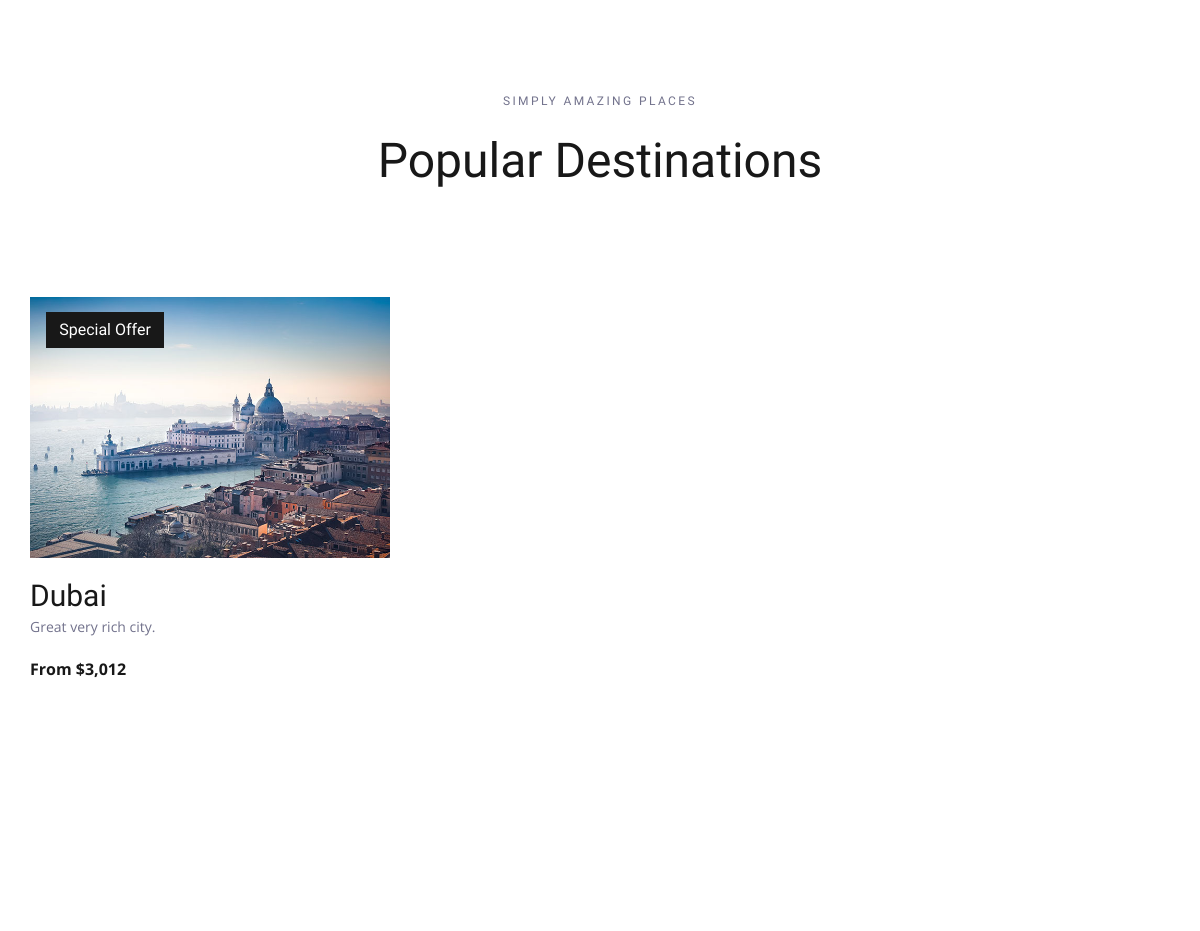
Before: / (middle part) with the older database file.
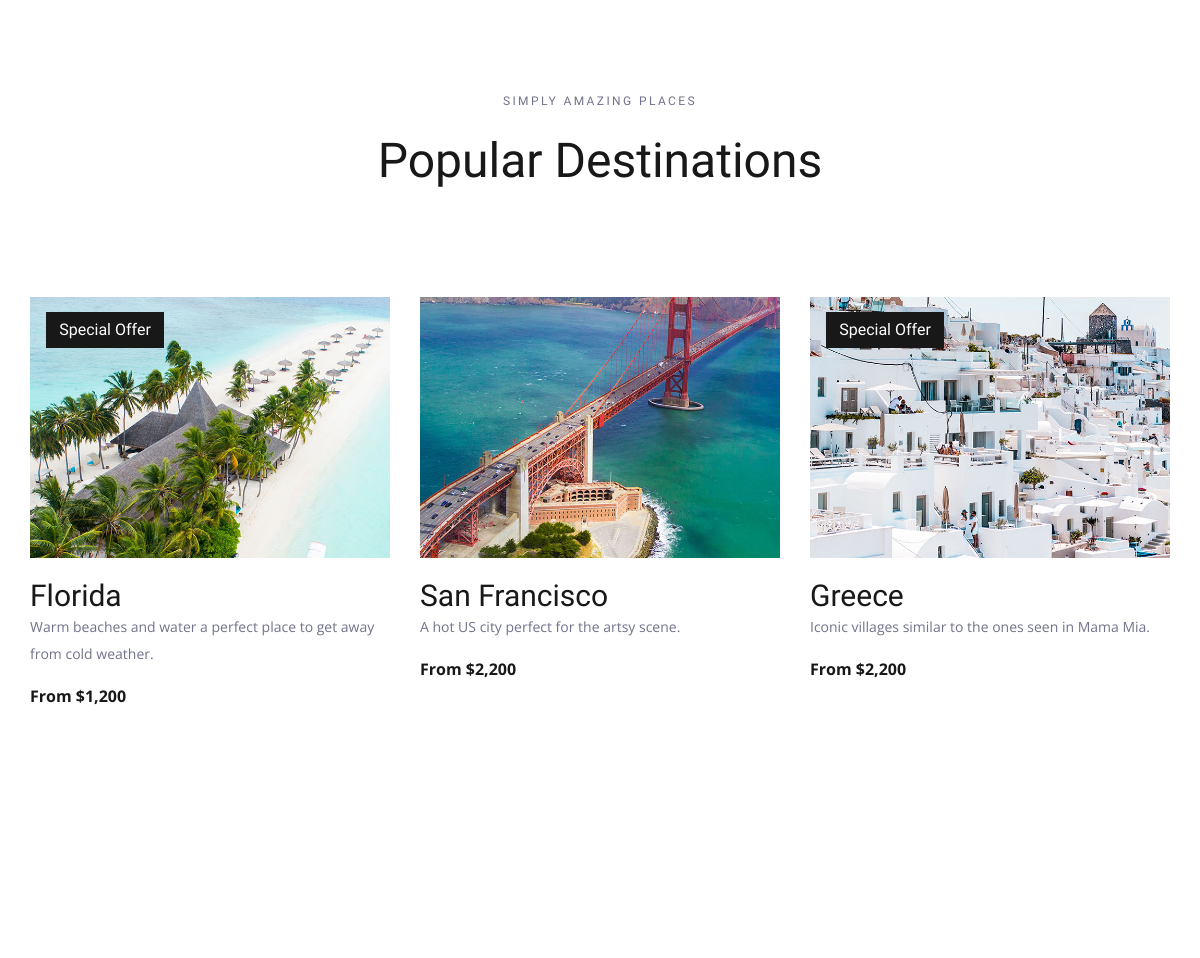
After: the same page with the newer database file.
### travello/models.py (models this page shows)
class Destinations(models.Model):
    name = models.CharField(max_length=100)
    img = models.ImageField(upload_to='pcs')
    desc = models.TextField()
    price = models.CharField(max_length=10)
    offer = models.BooleanField(default=False)

### travello/views.py (the view)
# urls.py: path("", views.index, name="index"),
def index(request):
    dest = Destinations.objects.all()
    return render(request, "index.html", {'dests': dest})

### Templates/index.html (shortened to what this page needs)
<!DOCTYPE html>
<html lang="en">
<head>
{% load static %}
<link rel="stylesheet" type="text/css" href="{% static 'styles/bootstrap4/bootstrap.min.css'%}">
<link href="{% static 'plugins/font-awesome-4.7.0/css/font-awesome.min.css'%}" rel="stylesheet" type="text/css">
<link rel="stylesheet" type="text/css" href="{% static 'plugins/OwlCarousel2-2.2.1/owl.carousel.css'%}">
<link rel="stylesheet" type="text/css" href="{% static 'plugins/OwlCarousel2-2.2.1/owl.theme.default.css'%}">
<link rel="stylesheet" type="text/css" href="{% static 'plugins/OwlCarousel2-2.2.1/animate.css'%}">
<link rel="stylesheet" type="text/css" href="{% static 'styles/main_styles.css'%}">
<link rel="stylesheet" type="text/css" href="{% static 'styles/responsive.css'%}">
</head>
<body>
<div class="super_container">
	<div class="destinations" id="destinations">
		<div class="container">
			<div class="row">
				<div class="col text-center">
					<div class="section_subtitle">simply amazing places</div>
					<div class="section_title"><h2>Popular Destinations</h2></div>
				</div>
			</div>
			<div class="row destinations_row">
				<div class="col">
					<div class="destinations_container item_grid">
						{% for dest in dests %}
						<div class="destination item">
							<div class="destination_image">
								<img src="{{dest.img.url}}">
								{% if dest.offer %}
								<div class="spec_offer text-center"><a href="services">Special Offer</a></div>
								{% endif %}
							</div>
							<div class="destination_content">
								<div class="destination_title"><a href="services">{{dest.name}}</a></div>
								<div class="destination_subtitle"><p>{{dest.desc}}</p></div>
								<div class="destination_price">From ${{dest.price}}</div>
							</div>
						</div>
						{% endfor %}
					</div>
				</div>
			</div>
		</div>
	</div>
	<div class="testimonials" id="testimonials">
		<div class="parallax_background parallax-window" data-parallax="scroll" data-image-src="{% static 'images/testimonials.jpg' %}" data-speed="0.8"></div>
	</div>
</div>
</body>
</html>

### static/styles/main_styles.css (style rules this page uses)
* { margin: 0; padding: 0; -webkit-font-smoothing: antialiased; -webkit-text-shadow: rgba(0,0,0,.01) 0 0 1px; text-shadow: rgba(0,0,0,.01) 0 0 1px; }
body { font-family: 'Open Sans', sans-serif; font-size: 14px; font-weight: 400; background: #FFFFFF; color: #a5a5a5; }
div { display: block; position: relative; -webkit-box-sizing: border-box; -moz-box-sizing: border-box; box-sizing: border-box; }
p { font-family: 'Open Sans', sans-serif; font-size: 14px; line-height: 1.9285; font-weight: 400; color: #72728c; -webkit-font-smoothing: antialiased; -webkit-text-shadow: rgba(0,0,0,.01) 0 0 1px; text-shadow: rgba(0,0,0,.01) 0 0 1px; }
p:last-of-type { margin-bottom: 0; }
a, a:hover, a:visited, a:active, a:link { text-decoration: none; -webkit-font-smoothing: antialiased; -webkit-text-shadow: rgba(0,0,0,.01) 0 0 1px; text-shadow: rgba(0,0,0,.01) 0 0 1px; }
h2 { font-size: 48px; }
h1, h2, h3, h4, h5, h6 { font-family: 'Oswald', sans-serif; font-weight: 400; -webkit-font-smoothing: antialiased; -webkit-text-shadow: rgba(0,0,0,.01) 0 0 1px; text-shadow: rgba(0,0,0,.01) 0 0 1px; }
.super_container { width: 100%; overflow: hidden; }
.parallax-window { min-height: 400px; background: transparent; }
.parallax_background { position: absolute; top: 0; left: 0; width: 100%; height: 100%; }
.destinations { width: 100%; background: #FFFFFF; padding-top: 115px; padding-bottom: 116px; }
.section_subtitle { font-family: 'Oswald', sans-serif; font-size: 12px; font-weight: 400; color: #72728c; line-height: 0.75; text-transform: uppercase; letter-spacing: 0.2em; }
.section_title { color: #181818; margin-top: 26px; }
.destinations_row { margin-top: 99px; }
.destination_image { width: 100%; }
.destination_image img { max-width: 100%; }
.spec_offer { position: absolute; top: 15px; left: 16px; width: 118px; height: 36px; background: #181818; }
.spec_offer a { display: block; font-family: 'Oswald', sans-serif; font-size: 16px; color: #FFFFFF; line-height: 36px; font-weight: 400; }
.destinations_container { width: calc(100% + 30px); left: -15px; }
.destination { width: calc(100% / 3); padding-left: 15px; padding-right: 15px; margin-bottom: 33px; }
.destination_title { margin-top: 15px; }
.destination_title a { font-family: 'Oswald', sans-serif; font-size: 30px; font-weight: 400; color: #181818; }
.destination_subtitle { margin-top: -4px; }
.destination_price { font-size: 16px; font-weight: 700; color: #181818; margin-top: 16px; }
.testimonials { width: 100%; padding-top: 118px; padding-bottom: 115px; }

Changed rows visible on the page:
removed Destinations: img (picture), offer "Special Offer", name "Dubai", desc "Great very rich city.", price "3,012"
added Destinations: img (picture), offer "Special Offer", name "Florida", desc "Warm beaches and water a perfect place to get away from cold weather.", price "1,200"
added Destinations: img (picture), name "San Francisco", desc "A hot US city perfect for the artsy scene.", price "2,200"
added Destinations: img (picture), offer "Special Offer", name "Greece", desc "Iconic villages similar to the ones seen in Mama Mia.", price "2,200"
